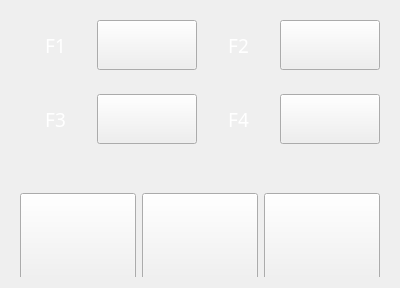
                       <widget class="QFrame" name="verticalFrame_29">
                        <property name="minimumSize">
                         <size>
                          <width>400</width>
                          <height>0</height>
                         </size>
                        </property>
                        <property name="maximumSize">
                         <size>
                          <width>400</width>
                          <height>320</height>
                         </size>
                        </property>
                        <layout class="QVBoxLayout" name="verticalLayout_82">
                         <item>
                          <widget class="QFrame" name="horizontalFrame_66">
                           <layout class="QHBoxLayout" name="horizontalLayout_110">
                            <item>
                             <widget class="QLabel" name="label_118">
                              <property name="font">
                               <font>
                                <family>Segoe UI Variable</family>
                                <pointsize>14</pointsize>
                               </font>
                              </property>
                              <property name="styleSheet">
                               <string notr="true">color:rgb(255, 255, 255)</string>
                              </property>
                              <property name="text">
                               <string>F1</string>
                              </property>
                              <property name="alignment">
                               <set>Qt::AlignCenter</set>
                              </property>
                             </widget>
                            </item>
                            <item>
                             <widget class="QPushButton" name="btn_document_43">
                              <property name="minimumSize">
                               <size>
                                <width>100</width>
                                <height>50</height>
                               </size>
                              </property>
                              <property name="maximumSize">
                               <size>
                                <width>700</width>
                                <height>50</height>
                               </size>
                              </property>
                              <property name="font">
                               <font>
                                <pointsize>10</pointsize>
                                <weight>75</weight>
                                <bold>true</bold>
                               </font>
                              </property>
                              <property name="styleSheet">
                               <string notr="true"/>
                              </property>
                              <property name="text">
                               <string/>
                              </property>
                              <property name="icon">
                               <iconset>
                                <normaloff>iconos/Connect.svg</normaloff>iconos/Connect.svg</iconset>
                              </property>
                              <property name="iconSize">
                               <size>
                                <width>80</width>
                                <height>80</height>
                               </size>
                              </property>
                             </widget>
                            </item>
                            <item>
                             <widget class="QLabel" name="label_119">
                              <property name="font">
                               <font>
                                <family>Segoe UI Variable</family>
                                <pointsize>14</pointsize>
                               </font>
                              </property>
                              <property name="styleSheet">
                               <string notr="true">color:rgb(255, 255, 255)</string>
                              </property>
                              <property name="text">
                               <string>F2</string>
                              </property>
                              <property name="alignment">
                               <set>Qt::AlignCenter</set>
                              </property>
                             </widget>
                            </item>
                            <item>
                             <widget class="QPushButton" name="btn_document_44">
                              <property name="minimumSize">
                               <size>
                                <width>100</width>
                                <height>50</height>
                               </size>
                              </property>
                              <property name="maximumSize">
                               <size>
                                <width>700</width>
                                <height>50</height>
                               </size>
                              </property>
                              <property name="font">
                               <font>
                                <pointsize>10</pointsize>
                                <weight>75</weight>
                                <bold>true</bold>
                               </font>
                              </property>
                              <property name="styleSheet">
                               <string notr="true"/>
                              </property>
                              <property name="text">
                               <string/>
                              </property>
                              <property name="icon">
                               <iconset>
                                <normaloff>iconos/Connect.svg</normaloff>iconos/Connect.svg</iconset>
                              </property>
                              <property name="iconSize">
                               <size>
                                <width>80</width>
                                <height>80</height>
                               </size>
                              </property>
                             </widget>
                            </item>
                           </layout>
                          </widget>
                         </item>
                         <item>
                          <widget class="QFrame" name="horizontalFrame_67">
                           <layout class="QHBoxLayout" name="horizontalLayout_111">
                            <item>
                             <widget class="QLabel" name="label_120">
                              <property name="font">
                               <font>
                                <family>Segoe UI Variable</family>
                                <pointsize>14</pointsize>
                               </font>
                              </property>
                              <property name="styleSheet">
                               <string notr="true">color:rgb(255, 255, 255)</string>
                              </property>
                              <property name="text">
                               <string>F3</string>
                              </property>
                              <property name="alignment">
                               <set>Qt::AlignCenter</set>
                              </property>
                             </widget>
                            </item>
                            <item>
                             <widget class="QPushButton" name="btn_document_45">
                              <property name="minimumSize">
                               <size>
                                <width>100</width>
                                <height>50</height>
                               </size>
                              </property>
                              <property name="maximumSize">
                               <size>
                                <width>700</width>
                                <height>50</height>
                               </size>
                              </property>
                              <property name="font">
                               <font>
                                <pointsize>10</pointsize>
                                <weight>75</weight>
                                <bold>true</bold>
                               </font>
                              </property>
                              <property name="styleSheet">
                               <string notr="true"/>
                              </property>
                              <property name="text">
                               <string/>
                              </property>
                              <property name="icon">
                               <iconset>
                                <normaloff>iconos/Connect.svg</normaloff>iconos/Connect.svg</iconset>
                              </property>
                              <property name="iconSize">
                               <size>
                                <width>80</width>
                                <height>80</height>
                               </size>
                              </property>
                             </widget>
                            </item>
                            <item>
                             <widget class="QLabel" name="label_121">
                              <property name="font">
                               <font>
                                <family>Segoe UI Variable</family>
                                <pointsize>14</pointsize>
                               </font>
                              </property>
                              <property name="styleSheet">
                               <string notr="true">color:rgb(255, 255, 255)</string>
                              </property>
                              <property name="text">
                               <string>F4</string>
                              </property>
                              <property name="alignment">
                               <set>Qt::AlignCenter</set>
                              </property>
                             </widget>
                            </item>
                            <item>
                             <widget class="QPushButton" name="btn_document_46">
                              <property name="minimumSize">
                               <size>
                                <width>100</width>
                                <height>50</height>
                               </size>
                              </property>
                              <property name="maximumSize">
                               <size>
                                <width>700</width>
                                <height>50</height>
                               </size>
                              </property>
                              <property name="font">
                               <font>
                                <pointsize>10</pointsize>
                                <weight>75</weight>
                                <bold>true</bold>
                               </font>
                              </property>
                              <property name="styleSheet">
                               <string notr="true"/>
                              </property>
                              <property name="text">
                               <string/>
                              </property>
                              <property name="icon">
                               <iconset>
                                <normaloff>iconos/Connect.svg</normaloff>iconos/Connect.svg</iconset>
                              </property>
                              <property name="iconSize">
                               <size>
                                <width>80</width>
                                <height>80</height>
                               </size>
                              </property>
                             </widget>
                            </item>
                           </layout>
                          </widget>
                         </item>
                         <item>
                          <widget class="QFrame" name="horizontalFrame_68">
                           <property name="minimumSize">
                            <size>
                             <width>0</width>
                             <height>0</height>
                            </size>
                           </property>
                           <layout class="QHBoxLayout" name="horizontalLayout_112">
                            <item>
                             <widget class="QPushButton" name="btn_document_47">
                              <property name="minimumSize">
                               <size>
                                <width>100</width>
                                <height>100</height>
                               </size>
                              </property>
                              <property name="maximumSize">
                               <size>
                                <width>700</width>
                                <height>50</height>
                               </size>
                              </property>
                              <property name="font">
                               <font>
                                <pointsize>10</pointsize>
                                <weight>75</weight>
                                <bold>true</bold>
                               </font>
                              </property>
                              <property name="styleSheet">
                               <string notr="true"/>
                              </property>
                              <property name="text">
                               <string/>
                              </property>
                              <property name="icon">
                               <iconset>
                                <normaloff>iconos/pitch_nar.svg</normaloff>iconos/pitch_nar.svg</iconset>
                              </property>
                              <property name="iconSize">
                               <size>
                                <width>100</width>
                                <height>100</height>
                               </size>
                              </property>
                             </widget>
                            </item>
                            <item>
                             <widget class="QPushButton" name="btn_document_48">
                              <property name="minimumSize">
                               <size>
                                <width>100</width>
                                <height>100</height>
                               </size>
                              </property>
                              <property name="maximumSize">
                               <size>
                                <width>700</width>
                                <height>50</height>
                               </size>
                              </property>
                              <property name="font">
                               <font>
                                <pointsize>10</pointsize>
                                <weight>75</weight>
                                <bold>true</bold>
                               </font>
                              </property>
                              <property name="styleSheet">
                               <string notr="true"/>
                              </property>
                              <property name="text">
                               <string/>
                              </property>
                              <property name="icon">
                               <iconset>
                                <normaloff>iconos/roll_nar.svg</normaloff>iconos/roll_nar.svg</iconset>
                              </property>
                              <property name="iconSize">
                               <size>
                                <width>100</width>
                                <height>100</height>
                               </size>
                              </property>
                             </widget>
                            </item>
                            <item>
                             <widget class="QPushButton" name="btn_document_49">
                              <property name="minimumSize">
                               <size>
                                <width>100</width>
                                <height>100</height>
                               </size>
                              </property>
                              <property name="maximumSize">
                               <size>
                                <width>700</width>
                                <height>50</height>
                               </size>
                              </property>
                              <property name="font">
                               <font>
                                <pointsize>10</pointsize>
                                <weight>75</weight>
                                <bold>true</bold>
                               </font>
                              </property>
                              <property name="styleSheet">
                               <string notr="true"/>
                              </property>
                              <property name="text">
                               <string/>
                              </property>
                              <property name="icon">
                               <iconset>
                                <normaloff>iconos/yaw_nar.svg</normaloff>iconos/yaw_nar.svg</iconset>
                              </property>
                              <property name="iconSize">
                               <size>
                                <width>100</width>
                                <height>100</height>
                               </size>
                              </property>
                             </widget>
                            </item>
                           </layout>
                          </widget>
                         </item>
                        </layout>
                       </widget>
